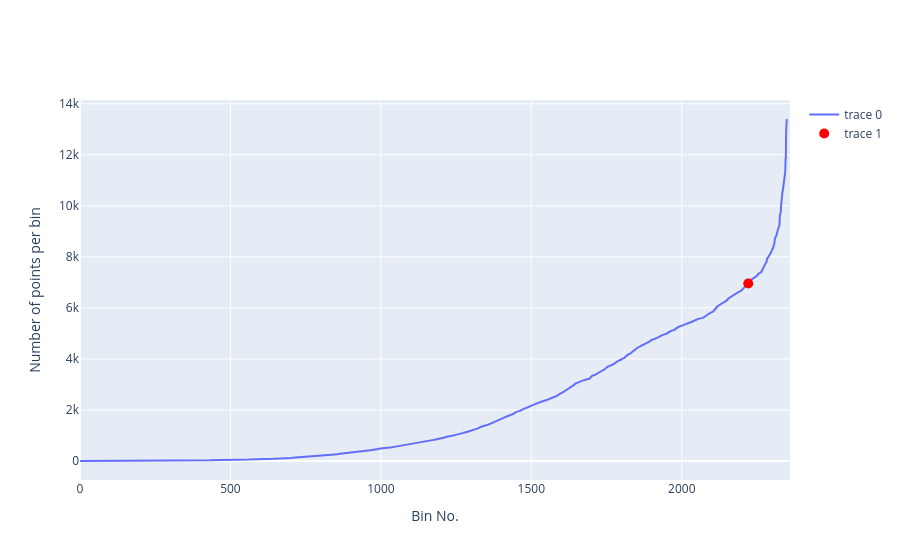

Here is the notebook cell this chart was saved with:
### Code cell
profileNo_vs_xy_bins(df_sampled, n_x_bins=100, n_y_bins=100, show_threshold=True, threshold_quantile=0.99, projection='npstere')

### Figure 1 — Plotly figure (JSON) as saved in the notebook; plotly's stock layout.template omitted (floating-point values rounded to 4 significant figures; data arrays with more than 128 entries replaced by an {"elided": "..."} marker saying what was removed)
{"data": [{"type": "scatter", "x": {"elided": "2350 int values"}, "y": {"elided": "2350 int values"}}, {"marker": {"color": "red", "size": 10}, "mode": "markers", "type": "scatter", "x": [2221], "y": [6956]}], "layout": {"xaxis": {"title": {"text": "Bin No."}}, "yaxis": {"title": {"text": "Number of points per bin"}}}}
